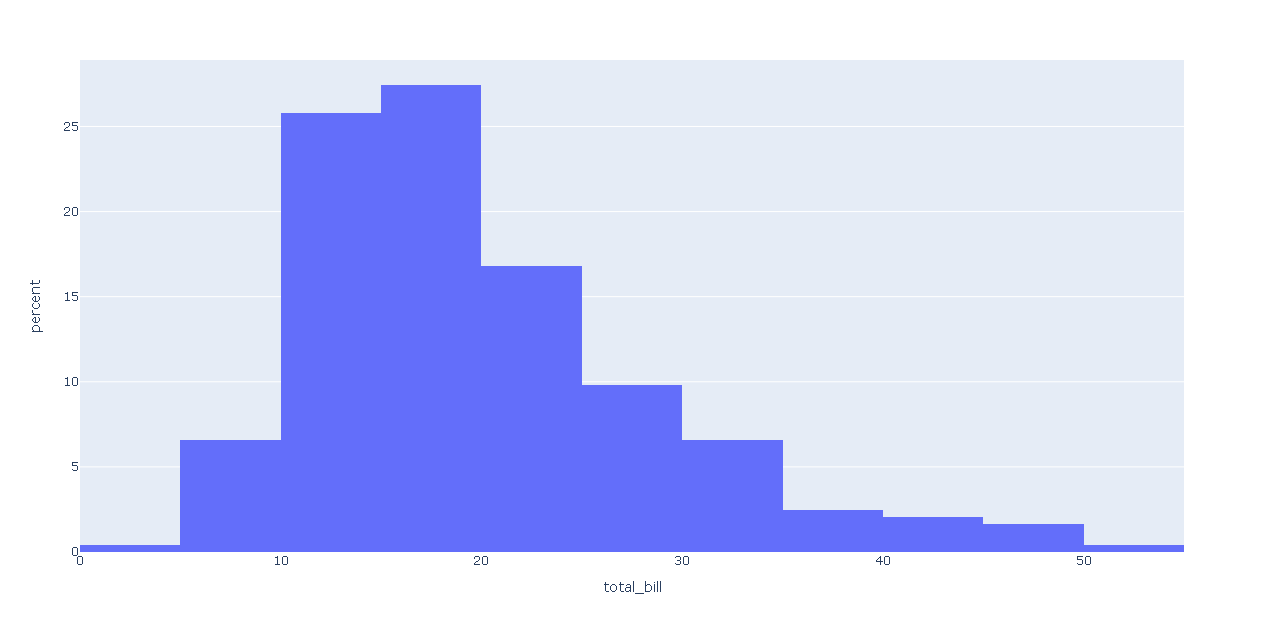

Recreate this plot in Python.
import plotly.express as px # Biblioteca usada para criar gráficos

df = px.data.tips() # DataFrame com conjunto de dados
fig = px.histogram(df, x="total_bill",
                   histnorm='percent',
                   nbins = 10) # Cria o objeto com os dados de x e y automaticamente por plotly.
fig.show() # Plota o gráfico

# plotly.express pode criar toda a fígura de uma só vez. Ele usa a graph_objects internamente
